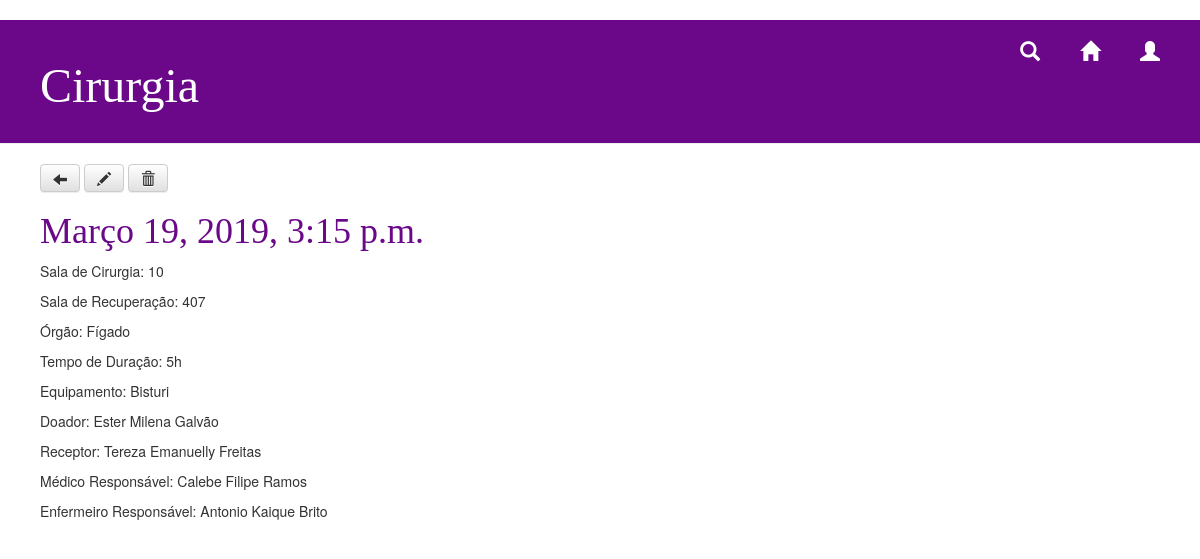
Screenshot of /cirurgia/2/ with the database file from the repository.
### transplante/models.py (models this page shows)
class Cirurgia(models.Model):
		data_hora = models.DateTimeField(max_length=30, default = '', verbose_name='Data e Hora da Cirurgia')
		sala_cirurgia = models.CharField(max_length=15, default = '', verbose_name='Sala da Cirurgia')
		sala_recuperacao = models.CharField(max_length=15, default = '', verbose_name='Sala de Recuperação')
		orgao = models.CharField(max_length=20, default = '', verbose_name='Órgão')
		tempo_duracao = models.CharField(max_length=30, default = '', verbose_name='Tempo de Duração da Cirurgia')
		equipamento = models.CharField(max_length=100, default = '', verbose_name='Equipamento Necessário')
		doador = models.ForeignKey('Paciente', on_delete=models.PROTECT, null=True, related_name = 'doador')
		receptor = models.ForeignKey('Paciente', on_delete=models.PROTECT, null=True, related_name = 'receptor')
		medico_responsavel = models.ForeignKey('Clinico', on_delete=models.PROTECT, null=True, related_name = 'medico')
		enfermeiro_responsavel = models.ForeignKey('Clinico', on_delete=models.PROTECT, null=True, related_name = 'enfermeiro')

class Pessoa (models.Model):
		nome = models.CharField(max_length=200, default = '', verbose_name='Nome')
		telefone = models.CharField(max_length=15, default = '', verbose_name='Telefone')
		cpf = models.CharField(max_length=11, default = '', verbose_name='CPF')
		email = models.CharField(max_length=100, default = '', verbose_name='e-Mail')
		data_nasc = models.CharField(max_length=10, default = '', verbose_name='Data de Nascimento')
		def __str__(self):
		    return self.nome

### transplante/views.py (the view)
# urls.py: path('cirurgia/<int:pk>/', views.cirurgias_detail, name='cirurgias_detail'),
def cirurgias_detail(request, pk):
    cirurgia = get_object_or_404(Cirurgia, pk=pk)
    return render(request, 'transplante/cirurgias_detail.html', {'cirurgia': cirurgia})

### transplante/templates/transplante/cirurgias_detail.html (shortened to what this page needs)
{% load staticfiles %}
<html>
    <head>
        <link rel="stylesheet" href="//maxcdn.bootstrapcdn.com/bootstrap/3.2.0/css/bootstrap.min.css">
        <link rel="stylesheet" href="//maxcdn.bootstrapcdn.com/bootstrap/3.2.0/css/bootstrap-theme.min.css">
       <link rel="stylesheet" href="{% static 'css/home.css' %}">
    </head>
    <body>
     <div class="page-header">
		<div class="user" allign="right">
		{% if user.is_authenticated %}
		<a href="{% url 'logout'%}?next={{request.path}}">Logout({{ user.get_username }})</a>
		 {% else %}
	<a href="{% url 'login'%}?next={{request.path}}" class="top-menu"><span class="glyphicon glyphicon-user"></span></a>
{% endif %}
	</div>
			<a href="{% url 'home' %}" class="top-menu"><span class="glyphicon glyphicon-home"></span></a>
			<a href="{% url 'busca_cirurgias' %}" class="top-menu"><span class="glyphicon glyphicon-search"></span></a>
            <h1>Cirurgia</h1>
        </div>
    <div class="content container">
        <div class="row">
            <div>
			<a class="btn btn-default" href="{% url 'lista_cirurgias' %}"><span class="glyphicon glyphicon-arrow-left"></span></a>
            <a class="btn btn-default" href="{% url 'cirurgias_edit' pk=cirurgia.pk %}"><span class="glyphicon glyphicon-pencil"></span></a>
            <a class="btn btn-default" href="{% url 'remove_cirurgia' pk=cirurgia.pk %}"><span class="glyphicon glyphicon-trash"></span></a>
			<h1><a href="{% url 'cirurgias_detail' pk=cirurgia.pk %}">{{ cirurgia.data_hora }}</a></h1>
                    <p>Sala de Cirurgia: {{ cirurgia.sala_cirurgia}}</p>
                    <p>Sala de Recuperação: {{ cirurgia.sala_recuperacao}}</p>
                    <p>Órgão: {{ cirurgia.orgao}}</p>
                    <p>Tempo de Duração: {{ cirurgia.tempo_duracao}}</p>
                    <p>Equipamento: {{ cirurgia.equipamento}}</p>
                    <p>Doador: {{ cirurgia.doador}}</p>
                    <p>Receptor: {{ cirurgia.receptor}}</p>
                    <p>Médico Responsável: {{ cirurgia.medico_responsavel}}</p>
                    <p>Enfermeiro Responsável: {{ cirurgia.enfermeiro_responsavel|linebreaksbr }}</p>
            </div>
        </div>
    </div>
</body>
</html>

### transplante/static/css/home.css (style rules this page uses)
h1 a { color: #6A0888; }
.page-header { background-color: #6A0889; margin-top: 0; padding: 20px 20px 20px 40px; }
.page-header h1, .page-header h1 a, .page-header h1 a:visited, .page-header h1 a:active { color: #ffffff; font-size: 36pt; text-decoration: none; }
.content { margin-left: 40px; }
h1, h2, h3, h4 { font-family: 'Georgia'; }
.top-menu, .top-menu:hover, .top-menu:visited { color: #ffffff; font-size: 15pt; float: right; margin-right: 20px; margin-left: 20px; }
.user { float: right; color: #ffffff; font-family: 'Georgia'; }

### rows the page displays
Cirurgia: data_hora "Março 19, 2019, 3:15 p.m.", sala_cirurgia "10", sala_recuperacao "407", orgao "Fígado", tempo_duracao "5h", equipamento "Bisturi", doador "Ester Milena Galvão", receptor "Tereza Emanuelly Freitas", medico_responsavel "Calebe Filipe Ramos", enfermeiro_responsavel "Antonio Kaique Brito"
